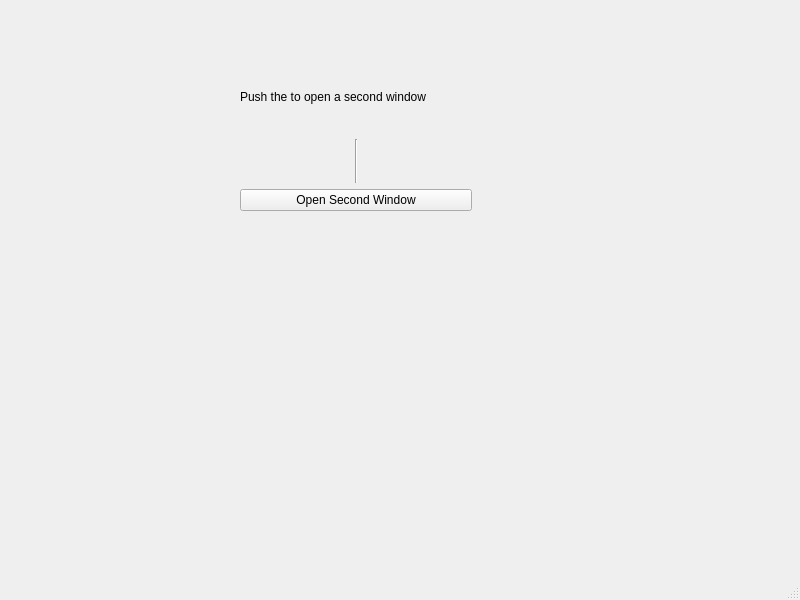
<?xml version="1.0" encoding="UTF-8"?>
<ui version="4.0">
 <class>MainWindow</class>
 <widget class="QMainWindow" name="MainWindow">
  <property name="geometry">
   <rect>
    <x>0</x>
    <y>0</y>
    <width>800</width>
    <height>600</height>
   </rect>
  </property>
  <property name="windowTitle">
   <string>MainWindow</string>
  </property>
  <widget class="QWidget" name="centralwidget">
   <widget class="QWidget" name="layoutWidget">
    <property name="geometry">
     <rect>
      <x>240</x>
      <y>60</y>
      <width>232</width>
      <height>151</height>
     </rect>
    </property>
    <layout class="QVBoxLayout" name="verticalLayout_2">
     <item>
      <widget class="QLabel" name="label">
       <property name="text">
        <string>Push the to open a second window</string>
       </property>
      </widget>
     </item>
     <item>
      <layout class="QVBoxLayout" name="verticalLayout">
       <item>
        <widget class="Line" name="line">
         <property name="sizePolicy">
          <sizepolicy hsizetype="Minimum" vsizetype="Minimum">
           <horstretch>0</horstretch>
           <verstretch>0</verstretch>
          </sizepolicy>
         </property>
         <property name="font">
          <font>
           <pointsize>12</pointsize>
           <bold>true</bold>
          </font>
         </property>
         <property name="orientation">
          <enum>Qt::Vertical</enum>
         </property>
        </widget>
       </item>
       <item>
        <widget class="QPushButton" name="pushButton">
         <property name="text">
          <string>Open Second Window</string>
         </property>
        </widget>
       </item>
      </layout>
     </item>
    </layout>
   </widget>
  </widget>
  <widget class="QMenuBar" name="menubar">
   <property name="geometry">
    <rect>
     <x>0</x>
     <y>0</y>
     <width>800</width>
     <height>25</height>
    </rect>
   </property>
  </widget>
  <widget class="QStatusBar" name="statusbar"/>
 </widget>
 <resources/>
 <connections/>
</ui>
